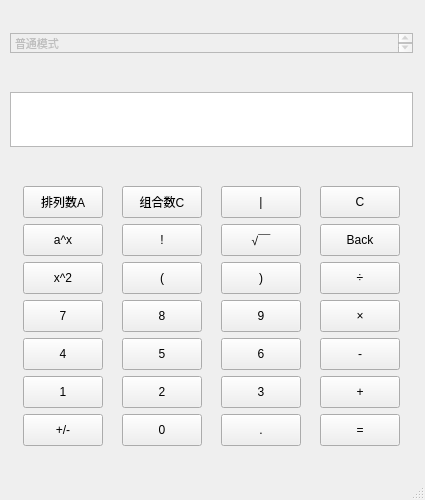
<?xml version="1.0" encoding="UTF-8"?>
<ui version="4.0">
 <class>MainWindow</class>
 <widget class="QMainWindow" name="MainWindow">
  <property name="geometry">
   <rect>
    <x>0</x>
    <y>0</y>
    <width>425</width>
    <height>500</height>
   </rect>
  </property>
  <property name="minimumSize">
   <size>
    <width>425</width>
    <height>500</height>
   </size>
  </property>
  <property name="maximumSize">
   <size>
    <width>425</width>
    <height>500</height>
   </size>
  </property>
  <property name="windowTitle">
   <string>MainWindow</string>
  </property>
  <property name="animated">
   <bool>true</bool>
  </property>
  <widget class="QWidget" name="centralwidget">
   <widget class="QWidget" name="verticalLayoutWidget">
    <property name="geometry">
     <rect>
      <x>10</x>
      <y>0</y>
      <width>403</width>
      <height>479</height>
     </rect>
    </property>
    <layout class="QVBoxLayout" name="verticalLayout">
     <item>
      <widget class="QTextBrowser" name="Table">
       <property name="enabled">
        <bool>false</bool>
       </property>
       <property name="minimumSize">
        <size>
         <width>0</width>
         <height>20</height>
        </size>
       </property>
       <property name="maximumSize">
        <size>
         <width>16777215</width>
         <height>20</height>
        </size>
       </property>
       <property name="mouseTracking">
        <bool>false</bool>
       </property>
       <property name="acceptDrops">
        <bool>false</bool>
       </property>
       <property name="html">
        <string>&lt;!DOCTYPE HTML PUBLIC &quot;-//W3C//DTD HTML 4.0//EN&quot; &quot;http://www.w3.org/TR/REC-html40/strict.dtd&quot;&gt;
&lt;html&gt;&lt;head&gt;&lt;meta name=&quot;qrichtext&quot; content=&quot;1&quot; /&gt;&lt;meta charset=&quot;utf-8&quot; /&gt;&lt;style type=&quot;text/css&quot;&gt;
p, li { white-space: pre-wrap; }
hr { height: 1px; border-width: 0; }
li.unchecked::marker { content: &quot;\2610&quot;; }
li.checked::marker { content: &quot;\2612&quot;; }
&lt;/style&gt;&lt;/head&gt;&lt;body style=&quot; font-family:'Microsoft YaHei UI'; font-size:9pt; font-weight:400; font-style:normal;&quot;&gt;
&lt;p style=&quot; margin-top:0px; margin-bottom:0px; margin-left:0px; margin-right:0px; -qt-block-indent:0; text-indent:0px;&quot;&gt;&lt;span style=&quot; font-size:8pt;&quot;&gt;普通模式&lt;/span&gt;&lt;/p&gt;&lt;/body&gt;&lt;/html&gt;</string>
       </property>
      </widget>
     </item>
     <item>
      <widget class="QTextBrowser" name="textBrowser">
       <property name="minimumSize">
        <size>
         <width>0</width>
         <height>55</height>
        </size>
       </property>
       <property name="maximumSize">
        <size>
         <width>16777215</width>
         <height>55</height>
        </size>
       </property>
       <property name="html">
        <string>&lt;!DOCTYPE HTML PUBLIC &quot;-//W3C//DTD HTML 4.0//EN&quot; &quot;http://www.w3.org/TR/REC-html40/strict.dtd&quot;&gt;
&lt;html&gt;&lt;head&gt;&lt;meta name=&quot;qrichtext&quot; content=&quot;1&quot; /&gt;&lt;meta charset=&quot;utf-8&quot; /&gt;&lt;style type=&quot;text/css&quot;&gt;
p, li { white-space: pre-wrap; }
hr { height: 1px; border-width: 0; }
li.unchecked::marker { content: &quot;\2610&quot;; }
li.checked::marker { content: &quot;\2612&quot;; }
&lt;/style&gt;&lt;/head&gt;&lt;body style=&quot; font-family:'Microsoft YaHei UI'; font-size:9pt; font-weight:400; font-style:normal;&quot;&gt;
&lt;p align=&quot;right&quot; style=&quot;-qt-paragraph-type:empty; margin-top:0px; margin-bottom:0px; margin-left:0px; margin-right:0px; -qt-block-indent:0; text-indent:0px;&quot;&gt;&lt;br /&gt;&lt;/p&gt;&lt;/body&gt;&lt;/html&gt;</string>
       </property>
      </widget>
     </item>
     <item>
      <layout class="QGridLayout" name="gridLayout">
       <item row="10" column="2">
        <widget class="QPushButton" name="button_3">
         <property name="minimumSize">
          <size>
           <width>80</width>
           <height>32</height>
          </size>
         </property>
         <property name="maximumSize">
          <size>
           <width>80</width>
           <height>32</height>
          </size>
         </property>
         <property name="text">
          <string>3</string>
         </property>
        </widget>
       </item>
       <item row="10" column="0">
        <widget class="QPushButton" name="button_1">
         <property name="minimumSize">
          <size>
           <width>80</width>
           <height>32</height>
          </size>
         </property>
         <property name="maximumSize">
          <size>
           <width>80</width>
           <height>32</height>
          </size>
         </property>
         <property name="text">
          <string>1</string>
         </property>
        </widget>
       </item>
       <item row="8" column="1">
        <widget class="QPushButton" name="button_8">
         <property name="minimumSize">
          <size>
           <width>80</width>
           <height>32</height>
          </size>
         </property>
         <property name="maximumSize">
          <size>
           <width>80</width>
           <height>32</height>
          </size>
         </property>
         <property name="text">
          <string>8</string>
         </property>
        </widget>
       </item>
       <item row="8" column="3">
        <widget class="QPushButton" name="button_mul">
         <property name="minimumSize">
          <size>
           <width>80</width>
           <height>32</height>
          </size>
         </property>
         <property name="maximumSize">
          <size>
           <width>80</width>
           <height>32</height>
          </size>
         </property>
         <property name="text">
          <string>×</string>
         </property>
        </widget>
       </item>
       <item row="11" column="2">
        <widget class="QPushButton" name="button_point">
         <property name="minimumSize">
          <size>
           <width>80</width>
           <height>32</height>
          </size>
         </property>
         <property name="maximumSize">
          <size>
           <width>80</width>
           <height>32</height>
          </size>
         </property>
         <property name="text">
          <string>.</string>
         </property>
        </widget>
       </item>
       <item row="10" column="3">
        <widget class="QPushButton" name="button_p">
         <property name="minimumSize">
          <size>
           <width>80</width>
           <height>32</height>
          </size>
         </property>
         <property name="maximumSize">
          <size>
           <width>80</width>
           <height>32</height>
          </size>
         </property>
         <property name="text">
          <string>+</string>
         </property>
        </widget>
       </item>
       <item row="1" column="3">
        <widget class="QPushButton" name="button_clear">
         <property name="minimumSize">
          <size>
           <width>80</width>
           <height>32</height>
          </size>
         </property>
         <property name="maximumSize">
          <size>
           <width>80</width>
           <height>32</height>
          </size>
         </property>
         <property name="text">
          <string>C</string>
         </property>
        </widget>
       </item>
       <item row="9" column="0">
        <widget class="QPushButton" name="button_4">
         <property name="minimumSize">
          <size>
           <width>80</width>
           <height>32</height>
          </size>
         </property>
         <property name="maximumSize">
          <size>
           <width>80</width>
           <height>32</height>
          </size>
         </property>
         <property name="text">
          <string>4</string>
         </property>
        </widget>
       </item>
       <item row="7" column="0">
        <widget class="QPushButton" name="button_square">
         <property name="minimumSize">
          <size>
           <width>80</width>
           <height>32</height>
          </size>
         </property>
         <property name="maximumSize">
          <size>
           <width>80</width>
           <height>32</height>
          </size>
         </property>
         <property name="text">
          <string>x^2</string>
         </property>
        </widget>
       </item>
       <item row="5" column="0">
        <widget class="QPushButton" name="button_pow">
         <property name="minimumSize">
          <size>
           <width>80</width>
           <height>32</height>
          </size>
         </property>
         <property name="maximumSize">
          <size>
           <width>80</width>
           <height>32</height>
          </size>
         </property>
         <property name="text">
          <string>a^x</string>
         </property>
        </widget>
       </item>
       <item row="11" column="0">
        <widget class="QPushButton" name="button_f">
         <property name="minimumSize">
          <size>
           <width>80</width>
           <height>32</height>
          </size>
         </property>
         <property name="maximumSize">
          <size>
           <width>80</width>
           <height>32</height>
          </size>
         </property>
         <property name="text">
          <string>+/-</string>
         </property>
        </widget>
       </item>
       <item row="11" column="3">
        <widget class="QPushButton" name="button_e">
         <property name="minimumSize">
          <size>
           <width>80</width>
           <height>32</height>
          </size>
         </property>
         <property name="maximumSize">
          <size>
           <width>80</width>
           <height>32</height>
          </size>
         </property>
         <property name="text">
          <string>=</string>
         </property>
        </widget>
       </item>
       <item row="5" column="1">
        <widget class="QPushButton" name="button_pow_2">
         <property name="minimumSize">
          <size>
           <width>80</width>
           <height>32</height>
          </size>
         </property>
         <property name="maximumSize">
          <size>
           <width>80</width>
           <height>32</height>
          </size>
         </property>
         <property name="text">
          <string>!</string>
         </property>
        </widget>
       </item>
       <item row="1" column="0">
        <widget class="QPushButton" name="button_A">
         <property name="minimumSize">
          <size>
           <width>80</width>
           <height>32</height>
          </size>
         </property>
         <property name="maximumSize">
          <size>
           <width>80</width>
           <height>32</height>
          </size>
         </property>
         <property name="text">
          <string>排列数A</string>
         </property>
        </widget>
       </item>
       <item row="7" column="3">
        <widget class="QPushButton" name="button_d">
         <property name="minimumSize">
          <size>
           <width>80</width>
           <height>32</height>
          </size>
         </property>
         <property name="maximumSize">
          <size>
           <width>80</width>
           <height>32</height>
          </size>
         </property>
         <property name="text">
          <string>÷</string>
         </property>
        </widget>
       </item>
       <item row="7" column="2">
        <widget class="QPushButton" name="button_right">
         <property name="minimumSize">
          <size>
           <width>80</width>
           <height>32</height>
          </size>
         </property>
         <property name="maximumSize">
          <size>
           <width>80</width>
           <height>32</height>
          </size>
         </property>
         <property name="text">
          <string>)</string>
         </property>
        </widget>
       </item>
       <item row="5" column="2">
        <widget class="QPushButton" name="button_sqrt">
         <property name="minimumSize">
          <size>
           <width>80</width>
           <height>32</height>
          </size>
         </property>
         <property name="maximumSize">
          <size>
           <width>80</width>
           <height>32</height>
          </size>
         </property>
         <property name="text">
          <string>√￣</string>
         </property>
        </widget>
       </item>
       <item row="9" column="3">
        <widget class="QPushButton" name="button_min">
         <property name="minimumSize">
          <size>
           <width>80</width>
           <height>32</height>
          </size>
         </property>
         <property name="maximumSize">
          <size>
           <width>80</width>
           <height>32</height>
          </size>
         </property>
         <property name="text">
          <string>-</string>
         </property>
        </widget>
       </item>
       <item row="11" column="1">
        <widget class="QPushButton" name="button_0">
         <property name="minimumSize">
          <size>
           <width>80</width>
           <height>32</height>
          </size>
         </property>
         <property name="maximumSize">
          <size>
           <width>80</width>
           <height>32</height>
          </size>
         </property>
         <property name="text">
          <string>0</string>
         </property>
        </widget>
       </item>
       <item row="1" column="1">
        <widget class="QPushButton" name="button_C">
         <property name="minimumSize">
          <size>
           <width>80</width>
           <height>32</height>
          </size>
         </property>
         <property name="maximumSize">
          <size>
           <width>80</width>
           <height>32</height>
          </size>
         </property>
         <property name="text">
          <string>组合数C</string>
         </property>
        </widget>
       </item>
       <item row="5" column="3">
        <widget class="QPushButton" name="button_back">
         <property name="minimumSize">
          <size>
           <width>80</width>
           <height>32</height>
          </size>
         </property>
         <property name="maximumSize">
          <size>
           <width>80</width>
           <height>32</height>
          </size>
         </property>
         <property name="text">
          <string>Back</string>
         </property>
        </widget>
       </item>
       <item row="9" column="1">
        <widget class="QPushButton" name="button_5">
         <property name="minimumSize">
          <size>
           <width>80</width>
           <height>32</height>
          </size>
         </property>
         <property name="maximumSize">
          <size>
           <width>80</width>
           <height>32</height>
          </size>
         </property>
         <property name="text">
          <string>5</string>
         </property>
        </widget>
       </item>
       <item row="10" column="1">
        <widget class="QPushButton" name="button_2">
         <property name="minimumSize">
          <size>
           <width>80</width>
           <height>32</height>
          </size>
         </property>
         <property name="maximumSize">
          <size>
           <width>80</width>
           <height>32</height>
          </size>
         </property>
         <property name="text">
          <string>2</string>
         </property>
        </widget>
       </item>
       <item row="7" column="1">
        <widget class="QPushButton" name="button_left">
         <property name="minimumSize">
          <size>
           <width>80</width>
           <height>32</height>
          </size>
         </property>
         <property name="maximumSize">
          <size>
           <width>80</width>
           <height>32</height>
          </size>
         </property>
         <property name="text">
          <string>(</string>
         </property>
        </widget>
       </item>
       <item row="9" column="2">
        <widget class="QPushButton" name="button_6">
         <property name="minimumSize">
          <size>
           <width>80</width>
           <height>32</height>
          </size>
         </property>
         <property name="maximumSize">
          <size>
           <width>80</width>
           <height>32</height>
          </size>
         </property>
         <property name="text">
          <string>6</string>
         </property>
        </widget>
       </item>
       <item row="1" column="2">
        <widget class="QPushButton" name="button_m">
         <property name="minimumSize">
          <size>
           <width>80</width>
           <height>32</height>
          </size>
         </property>
         <property name="maximumSize">
          <size>
           <width>80</width>
           <height>32</height>
          </size>
         </property>
         <property name="text">
          <string>|</string>
         </property>
        </widget>
       </item>
       <item row="8" column="2">
        <widget class="QPushButton" name="button_9">
         <property name="minimumSize">
          <size>
           <width>80</width>
           <height>32</height>
          </size>
         </property>
         <property name="maximumSize">
          <size>
           <width>80</width>
           <height>32</height>
          </size>
         </property>
         <property name="text">
          <string>9</string>
         </property>
        </widget>
       </item>
       <item row="8" column="0">
        <widget class="QPushButton" name="button_7">
         <property name="minimumSize">
          <size>
           <width>80</width>
           <height>32</height>
          </size>
         </property>
         <property name="maximumSize">
          <size>
           <width>80</width>
           <height>32</height>
          </size>
         </property>
         <property name="text">
          <string>7</string>
         </property>
        </widget>
       </item>
      </layout>
     </item>
    </layout>
   </widget>
  </widget>
  <widget class="QMenuBar" name="menubar">
   <property name="geometry">
    <rect>
     <x>0</x>
     <y>0</y>
     <width>425</width>
     <height>25</height>
    </rect>
   </property>
  </widget>
  <widget class="QStatusBar" name="statusbar"/>
 </widget>
 <resources/>
 <connections/>
</ui>
